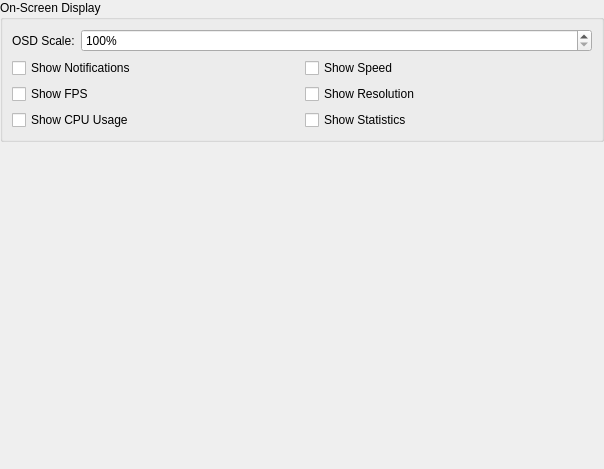
<?xml version="1.0" encoding="UTF-8"?>
<ui version="4.0">
 <class>OSDSettingsWidget</class>
 <widget class="QWidget" name="OSDSettingsWidget">
  <property name="geometry">
   <rect>
    <x>0</x>
    <y>0</y>
    <width>604</width>
    <height>469</height>
   </rect>
  </property>
  <property name="windowTitle">
   <string>Form</string>
  </property>
  <layout class="QVBoxLayout" name="verticalLayout" stretch="0,1">
   <property name="leftMargin">
    <number>0</number>
   </property>
   <property name="topMargin">
    <number>0</number>
   </property>
   <property name="rightMargin">
    <number>0</number>
   </property>
   <property name="bottomMargin">
    <number>0</number>
   </property>
   <item>
    <widget class="QGroupBox" name="groupBox_5">
     <property name="title">
      <string>On-Screen Display</string>
     </property>
     <layout class="QFormLayout" name="formLayout_2">
      <item row="0" column="0">
       <widget class="QLabel" name="label">
        <property name="text">
         <string>OSD Scale:</string>
        </property>
       </widget>
      </item>
      <item row="0" column="1">
       <widget class="QSpinBox" name="osdScale">
        <property name="suffix">
         <string>%</string>
        </property>
        <property name="minimum">
         <number>100</number>
        </property>
        <property name="maximum">
         <number>500</number>
        </property>
       </widget>
      </item>
      <item row="1" column="0" colspan="2">
       <layout class="QGridLayout" name="gridLayout_2">
        <item row="0" column="0">
         <widget class="QCheckBox" name="osdShowMessages">
          <property name="text">
           <string>Show Notifications</string>
          </property>
         </widget>
        </item>
        <item row="0" column="1">
         <widget class="QCheckBox" name="osdShowSpeed">
          <property name="text">
           <string>Show Speed</string>
          </property>
         </widget>
        </item>
        <item row="1" column="0">
         <widget class="QCheckBox" name="osdShowFPS">
          <property name="text">
           <string>Show FPS</string>
          </property>
         </widget>
        </item>
        <item row="1" column="1">
         <widget class="QCheckBox" name="osdShowResolution">
          <property name="text">
           <string>Show Resolution</string>
          </property>
         </widget>
        </item>
        <item row="2" column="0">
         <widget class="QCheckBox" name="osdShowCPU">
          <property name="text">
           <string>Show CPU Usage</string>
          </property>
         </widget>
        </item>
        <item row="2" column="1">
         <widget class="QCheckBox" name="osdShowGSStats">
          <property name="text">
           <string>Show Statistics</string>
          </property>
         </widget>
        </item>
       </layout>
      </item>
     </layout>
    </widget>
   </item>
   <item>
    <spacer name="verticalSpacer">
     <property name="orientation">
      <enum>Qt::Vertical</enum>
     </property>
     <property name="sizeHint" stdset="0">
      <size>
       <width>20</width>
       <height>40</height>
      </size>
     </property>
    </spacer>
   </item>
  </layout>
 </widget>
 <resources/>
 <connections/>
</ui>
